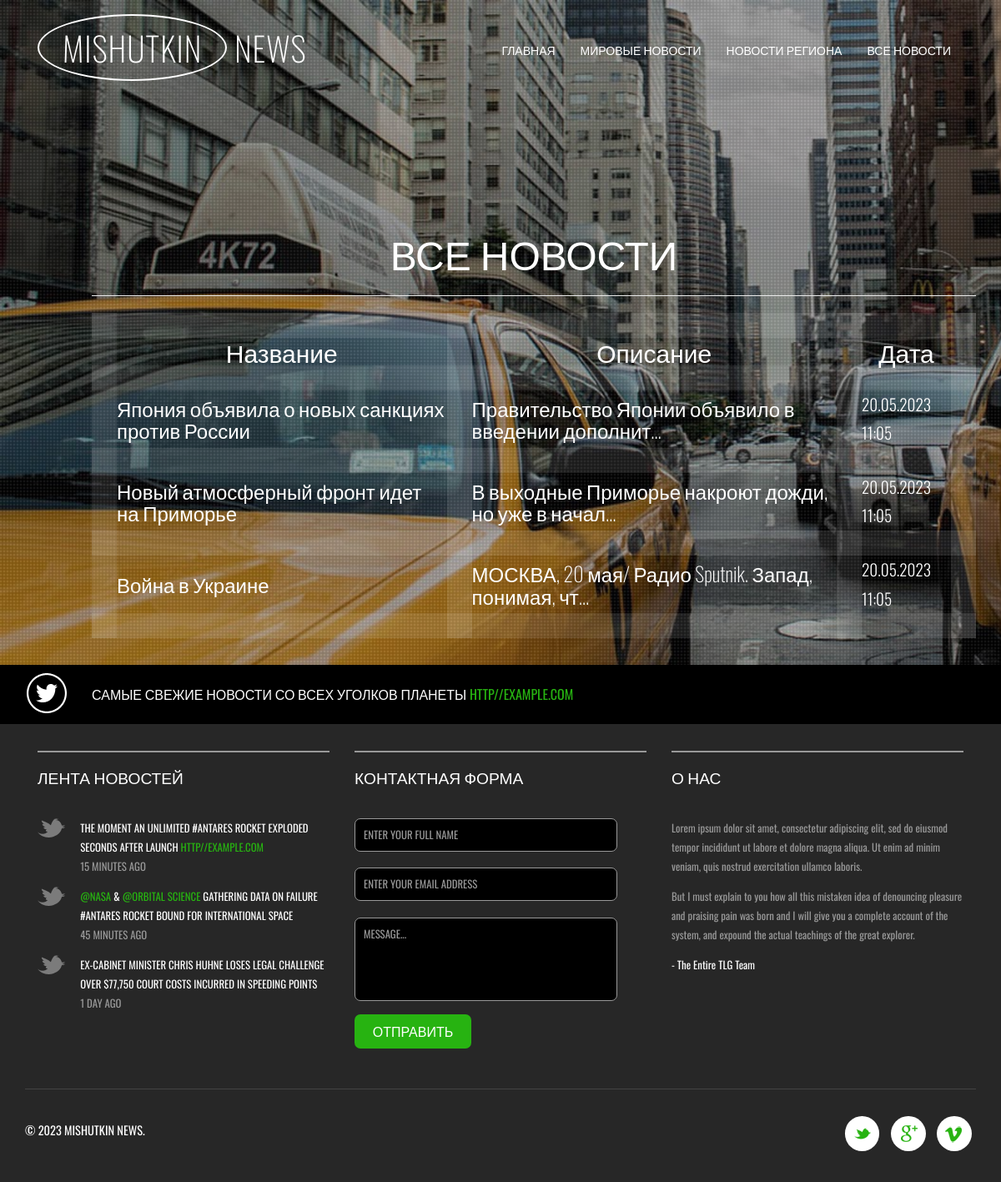
Page /news/ on the committed database.
### news/models.py (models this page shows, shortened)
class News(models.Model):
    name = models.CharField(
        max_length=50,
        unique=True, # названия новостей не должны повторяться
    )
    description = models.TextField()
    quantity = models.IntegerField(
        validators=[MinValueValidator(0)],
    )
    category = models.ForeignKey(
        to='Category',
        on_delete=models.CASCADE,
        related_name='news', # все новости в категории будут доступны через поле news
    )

### news/views.py (the view)
# urls.py: path('', NewsList.as_view()), # т.к. сам по себе это класс, то нам надо представить этот класс в виде view. Для этого вызываем метод as_view
class NewsList(ListView):
    model = News  # указываем модель, объекты которой мы будем выводить
    template_name = 'news.html'  # указываем имя шаблона, в котором будет лежать HTML, в нём будут все инструкции о том, как именно пользователю должны вывестись наши объекты
    context_object_name = 'news'  # это имя списка, в котором будут лежать все объекты, его надо указать, чтобы обратиться к самому списку объектов через HTML-шаблон
    queryset = News.objects.order_by('-id')
    def get_context_data(self, **kwargs):
        context = super().get_context_data(**kwargs)
        context['time_now'] = datetime.utcnow() # добавим переменную текущей даты time_now
        context['value1'] = None # добавим ещё одну пустую переменную, чтобы на её примере посмотреть работу другого фильтра
        return context

### templates/news.html (shortened to what this page needs)
{% extends 'flatpages/default.html' %}
{% block content %}
    <h1>Все новости</h1>
    <hr>
    <font color="white">
    {% if news %}
        <table>
            <tr>
                <td>
                    <h2>Название</h2>
                </td>
                <td>
                    <h2>Описание</h2>
                </td>
                <td>
                    <h2>Дата</h2>
                </td>
            </tr>
        {% for n in news %}
            <tr>
                <td>
                    <h3>{{ n.name }}</h3>
                </td>
                <td>
                    <h3>{{ n.description|truncatechars:50 }} </h3>
                </td>
                <td>
                    <p> {{ time_now|date:'d.m.Y h:m' }} </p>
                </td>
            </tr>
        {% endfor %}
        </table>
    {% else %}
        <h2>Товаров нет!</h2>
    {% endif %}
    </font>
{% endblock content %}

### templates/flatpages/default.html (shortened to what this page needs)
{% load static %}
<!DOCTYPE HTML>
<html>
<head>
<link href="{% static 'css/bootstrap.css' %}" rel="stylesheet" type="text/css" media="all" />
<link href="{% static 'css/style.css' %}" rel="stylesheet" type="text/css" media="all" />
</head>
<body>
	<div class="banner">
		<div class="banner-info">
			<div class="container">
				<nav class="navbar navbar-default">
					<div class="navbar-header">
						<div class="logo">
							<a class="navbar-brand" href="index.html"><span>Mishutkin</span> News </a>
						</div>
					</div>
					<div class="collapse navbar-collapse nav-wil" id="bs-example-navbar-collapse-1">
						<ul class="nav navbar-nav cl-effect-18" id="cl-effect-18">
							<li><a href="/about/">Главная</a></li>
							<li><a href="/world/">Мировые новости</a></li>
							<li><a href="/region/">Новости региона</a></li>
							<li><a href="/news/">Все новости</a></li>
						</ul>
					</div>
				</nav>
					<div  id="top" class="callbacks_container">
						<ul class="rslides" id="slider3">
							<li>
								<div class="banner-info-slider">
									    {% block content %}{% endblock content %}</p>
								</div>
							</li>
						</ul>
					</div>
			</div>
		</div>
	</div>
	<div class="footer-top">
		<div class="container">
			<p>самые свежие новости со всех уголков планеты <a href="#">http//example.com</a></p>
		</div>
	</div>
	<div class="footer">
		<div class="container">
			<div class="footer-grids">
				<div class="col-md-4 footer-grid-left">
					<h3>лента новостей</h3>
					<ul>
						<li><a href="#">the moment an unlimited #antares rocket exploded seconds after launch
							<i>http//example.com</i></a><span>15 minutes ago</span></li>
						<li><a href="mailto:info@example.com" class="cols">@NASA</a> & <a href="mailto:info@example.com" class="cols">
							@orbital science</a> <a href="#">gathering data on failure #antares rocket bound
							for international space</a><span>45 minutes ago</span></li>
						<li><a href="#">ex-cabinet minister chris huhne loses legal challenge over $77,750
							court costs incurred in speeding points</a><span>1 day ago</span></li>
					</ul>
				</div>
				<div class="col-md-4 footer-grid-left">
					<h3>контактная форма</h3>
					<form>
						<input type="text" value="enter your full name" onfocus="this.value = '';" onblur="if (this.value == '') {this.value = 'enter your full name';}" required="">
						<input type="email" value="enter your email address" onfocus="this.value = '';" onblur="if (this.value == '') {this.value = 'enter your email address';}" required="">
						<textarea onfocus="this.value = '';" onblur="if (this.value == '') {this.value = 'Message...';}" required="">Message...</textarea>
						<input type="submit" value="отправить" >
					</form>
				</div>
				<div class="col-md-4 footer-grid-left">
					<h3>о нас</h3>
					<p>Lorem ipsum dolor sit amet, consectetur adipiscing elit, sed do
						eiusmod tempor incididunt ut labore et dolore magna aliqua.
						Ut enim ad minim veniam, quis nostrud exercitation ullamco laboris.
						<span>But I must explain to you how all this mistaken idea of denouncing
						pleasure and praising pain was born and I will give you a complete
						account of the system, and expound the actual teachings of the
						great explorer.</span>
						<i>- The Entire TLG Team</i></p>
				</div>
				<div class="clearfix"> </div>
			</div>
			<div class="footer-bottom">
				<div class="footer-bottom-left">
					<p>&copy 2023 Mishutkin News.</p>
				</div>
				<div class="footer-bottom-right">
					<ul>
						<li><a href="#" class="icon-button twitter"><i class="icon-twitter"></i></a></li>
						<li><a href="#" class="icon-button google"><i class="icon-google"></i></a></li>
						<li><a href="#" class="icon-button v"><i class="icon-v"></i></a></li>
					</ul>
				</div>
				<div class="clearfix"> </div>
			</div>
		</div>
	</div>
</body>
</html>

### templates/news.html (style rules this page uses)
TABLE { background: rgb(255, 255, 255); border: 5px double #ffffff; color: white; width: 100%; border: 1px solid rgb(255, 255, 255); border-spacing: 7px 5px; padding: 10px; }
TD, TH { border: 30px solid rgba(255, 255, 255, 0.1); padding: 5px; }
h2, h1 { text-align: center; }

### rows in the picture
News: name "Япония объявила о новых санкциях против России", description "Правительство Японии объявило в введении дополнит…", m "20.05.2023 11:05"
News: name "Новый атмосферный фронт идет на Приморье", description "В выходные Приморье накроют дожди, но уже в начал…", m "20.05.2023 11:05"
News: name "Война в Украине", description "МОСКВА, 20 мая/ Радио Sputnik. Запад, понимая, чт…", m "20.05.2023 11:05"
